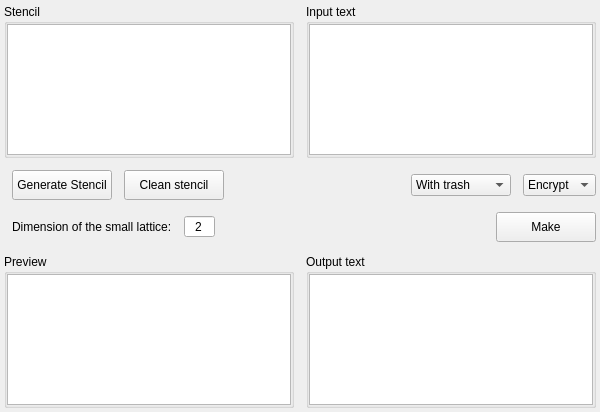
<?xml version="1.0" encoding="UTF-8"?>
<ui version="4.0">
 <class>cardan_grille</class>
 <widget class="QWidget" name="cardan_grille">
  <property name="geometry">
   <rect>
    <x>0</x>
    <y>0</y>
    <width>600</width>
    <height>412</height>
   </rect>
  </property>
  <property name="windowTitle">
   <string>Form</string>
  </property>
  <layout class="QVBoxLayout" name="verticalLayout">
   <property name="spacing">
    <number>12</number>
   </property>
   <property name="leftMargin">
    <number>4</number>
   </property>
   <property name="topMargin">
    <number>4</number>
   </property>
   <property name="rightMargin">
    <number>4</number>
   </property>
   <property name="bottomMargin">
    <number>4</number>
   </property>
   <item>
    <layout class="QHBoxLayout" name="horizontal_layout_1">
     <item>
      <widget class="QGroupBox" name="group_box_stencil">
       <property name="title">
        <string>Stencil</string>
       </property>
       <layout class="QVBoxLayout" name="verticalLayout_21">
        <property name="spacing">
         <number>0</number>
        </property>
        <property name="leftMargin">
         <number>0</number>
        </property>
        <property name="topMargin">
         <number>0</number>
        </property>
        <property name="rightMargin">
         <number>0</number>
        </property>
        <property name="bottomMargin">
         <number>0</number>
        </property>
        <item>
         <widget class="QTableWidget" name="table_widget_stencil">
          <property name="sizePolicy">
           <sizepolicy hsizetype="Expanding" vsizetype="Expanding">
            <horstretch>0</horstretch>
            <verstretch>0</verstretch>
           </sizepolicy>
          </property>
          <property name="focusPolicy">
           <enum>Qt::StrongFocus</enum>
          </property>
          <property name="styleSheet">
           <string notr="true"/>
          </property>
          <property name="editTriggers">
           <set>QAbstractItemView::NoEditTriggers</set>
          </property>
          <property name="alternatingRowColors">
           <bool>true</bool>
          </property>
          <property name="textElideMode">
           <enum>Qt::ElideLeft</enum>
          </property>
          <attribute name="horizontalHeaderVisible">
           <bool>true</bool>
          </attribute>
          <attribute name="horizontalHeaderCascadingSectionResizes">
           <bool>false</bool>
          </attribute>
          <attribute name="horizontalHeaderStretchLastSection">
           <bool>false</bool>
          </attribute>
          <attribute name="verticalHeaderCascadingSectionResizes">
           <bool>false</bool>
          </attribute>
          <attribute name="verticalHeaderStretchLastSection">
           <bool>false</bool>
          </attribute>
         </widget>
        </item>
       </layout>
      </widget>
     </item>
     <item>
      <widget class="QGroupBox" name="group_box_input">
       <property name="title">
        <string>Input text</string>
       </property>
       <layout class="QVBoxLayout" name="verticalLayout_22">
        <property name="spacing">
         <number>0</number>
        </property>
        <property name="leftMargin">
         <number>0</number>
        </property>
        <property name="topMargin">
         <number>0</number>
        </property>
        <property name="rightMargin">
         <number>0</number>
        </property>
        <property name="bottomMargin">
         <number>0</number>
        </property>
        <item>
         <widget class="QTextEdit" name="text_edit_input">
          <property name="styleSheet">
           <string notr="true"/>
          </property>
         </widget>
        </item>
       </layout>
      </widget>
     </item>
    </layout>
   </item>
   <item>
    <layout class="QHBoxLayout" name="horizontal_layout_2">
     <property name="spacing">
      <number>12</number>
     </property>
     <property name="leftMargin">
      <number>8</number>
     </property>
     <property name="topMargin">
      <number>0</number>
     </property>
     <item>
      <widget class="QPushButton" name="button_gen_stencil">
       <property name="sizePolicy">
        <sizepolicy hsizetype="Fixed" vsizetype="Fixed">
         <horstretch>0</horstretch>
         <verstretch>0</verstretch>
        </sizepolicy>
       </property>
       <property name="minimumSize">
        <size>
         <width>100</width>
         <height>30</height>
        </size>
       </property>
       <property name="text">
        <string>Generate Stencil</string>
       </property>
      </widget>
     </item>
     <item>
      <widget class="QPushButton" name="button_clean_stencil">
       <property name="sizePolicy">
        <sizepolicy hsizetype="Fixed" vsizetype="Fixed">
         <horstretch>0</horstretch>
         <verstretch>0</verstretch>
        </sizepolicy>
       </property>
       <property name="minimumSize">
        <size>
         <width>100</width>
         <height>30</height>
        </size>
       </property>
       <property name="text">
        <string>Clean stencil</string>
       </property>
      </widget>
     </item>
     <item>
      <spacer name="horizontal_spacer_1">
       <property name="orientation">
        <enum>Qt::Horizontal</enum>
       </property>
       <property name="sizeHint" stdset="0">
        <size>
         <width>40</width>
         <height>20</height>
        </size>
       </property>
      </spacer>
     </item>
     <item>
      <widget class="QComboBox" name="combo_box_trash">
       <property name="sizePolicy">
        <sizepolicy hsizetype="Fixed" vsizetype="Fixed">
         <horstretch>0</horstretch>
         <verstretch>0</verstretch>
        </sizepolicy>
       </property>
       <item>
        <property name="text">
         <string>With trash</string>
        </property>
       </item>
       <item>
        <property name="text">
         <string>Without trash</string>
        </property>
       </item>
      </widget>
     </item>
     <item>
      <widget class="QComboBox" name="combo_box_mode">
       <item>
        <property name="text">
         <string>Encrypt</string>
        </property>
       </item>
       <item>
        <property name="text">
         <string>Decrypt</string>
        </property>
       </item>
      </widget>
     </item>
    </layout>
   </item>
   <item>
    <layout class="QHBoxLayout" name="horizontal_layout_3">
     <property name="spacing">
      <number>12</number>
     </property>
     <property name="leftMargin">
      <number>8</number>
     </property>
     <item>
      <widget class="QLabel" name="label_dim_stencil">
       <property name="text">
        <string>Dimension of the small lattice:</string>
       </property>
      </widget>
     </item>
     <item>
      <widget class="QSpinBox" name="spin_box_dim_stencil">
       <property name="alignment">
        <set>Qt::AlignCenter</set>
       </property>
       <property name="buttonSymbols">
        <enum>QAbstractSpinBox::NoButtons</enum>
       </property>
       <property name="minimum">
        <number>2</number>
       </property>
       <property name="maximum">
        <number>100</number>
       </property>
      </widget>
     </item>
     <item>
      <spacer name="horizontal_spacer_2">
       <property name="orientation">
        <enum>Qt::Horizontal</enum>
       </property>
       <property name="sizeHint" stdset="0">
        <size>
         <width>40</width>
         <height>20</height>
        </size>
       </property>
      </spacer>
     </item>
     <item>
      <widget class="QPushButton" name="button_make">
       <property name="sizePolicy">
        <sizepolicy hsizetype="Fixed" vsizetype="Fixed">
         <horstretch>0</horstretch>
         <verstretch>0</verstretch>
        </sizepolicy>
       </property>
       <property name="minimumSize">
        <size>
         <width>100</width>
         <height>30</height>
        </size>
       </property>
       <property name="text">
        <string>Make</string>
       </property>
      </widget>
     </item>
    </layout>
   </item>
   <item>
    <layout class="QHBoxLayout" name="horizontalLayout_4">
     <item>
      <widget class="QGroupBox" name="group_box_preview">
       <property name="title">
        <string>Preview</string>
       </property>
       <layout class="QVBoxLayout" name="verticalLayout_25">
        <property name="spacing">
         <number>0</number>
        </property>
        <property name="leftMargin">
         <number>0</number>
        </property>
        <property name="topMargin">
         <number>0</number>
        </property>
        <property name="rightMargin">
         <number>0</number>
        </property>
        <property name="bottomMargin">
         <number>0</number>
        </property>
        <item>
         <widget class="QTableWidget" name="table_widget_preview">
          <property name="sizePolicy">
           <sizepolicy hsizetype="Expanding" vsizetype="Expanding">
            <horstretch>0</horstretch>
            <verstretch>0</verstretch>
           </sizepolicy>
          </property>
          <property name="editTriggers">
           <set>QAbstractItemView::NoEditTriggers</set>
          </property>
          <property name="alternatingRowColors">
           <bool>true</bool>
          </property>
          <property name="textElideMode">
           <enum>Qt::ElideLeft</enum>
          </property>
          <attribute name="horizontalHeaderVisible">
           <bool>true</bool>
          </attribute>
          <attribute name="horizontalHeaderCascadingSectionResizes">
           <bool>false</bool>
          </attribute>
          <attribute name="horizontalHeaderStretchLastSection">
           <bool>false</bool>
          </attribute>
          <attribute name="verticalHeaderCascadingSectionResizes">
           <bool>false</bool>
          </attribute>
          <attribute name="verticalHeaderStretchLastSection">
           <bool>false</bool>
          </attribute>
         </widget>
        </item>
       </layout>
      </widget>
     </item>
     <item>
      <widget class="QGroupBox" name="group_box_output">
       <property name="sizePolicy">
        <sizepolicy hsizetype="Preferred" vsizetype="Preferred">
         <horstretch>0</horstretch>
         <verstretch>0</verstretch>
        </sizepolicy>
       </property>
       <property name="title">
        <string>Output text</string>
       </property>
       <layout class="QVBoxLayout" name="verticalLayout_24">
        <property name="spacing">
         <number>0</number>
        </property>
        <property name="leftMargin">
         <number>0</number>
        </property>
        <property name="topMargin">
         <number>0</number>
        </property>
        <property name="rightMargin">
         <number>0</number>
        </property>
        <property name="bottomMargin">
         <number>0</number>
        </property>
        <item>
         <widget class="QTextEdit" name="text_edit_output">
          <property name="sizePolicy">
           <sizepolicy hsizetype="Expanding" vsizetype="Preferred">
            <horstretch>0</horstretch>
            <verstretch>0</verstretch>
           </sizepolicy>
          </property>
          <property name="readOnly">
           <bool>true</bool>
          </property>
         </widget>
        </item>
       </layout>
      </widget>
     </item>
    </layout>
   </item>
  </layout>
 </widget>
 <resources/>
 <connections/>
</ui>
